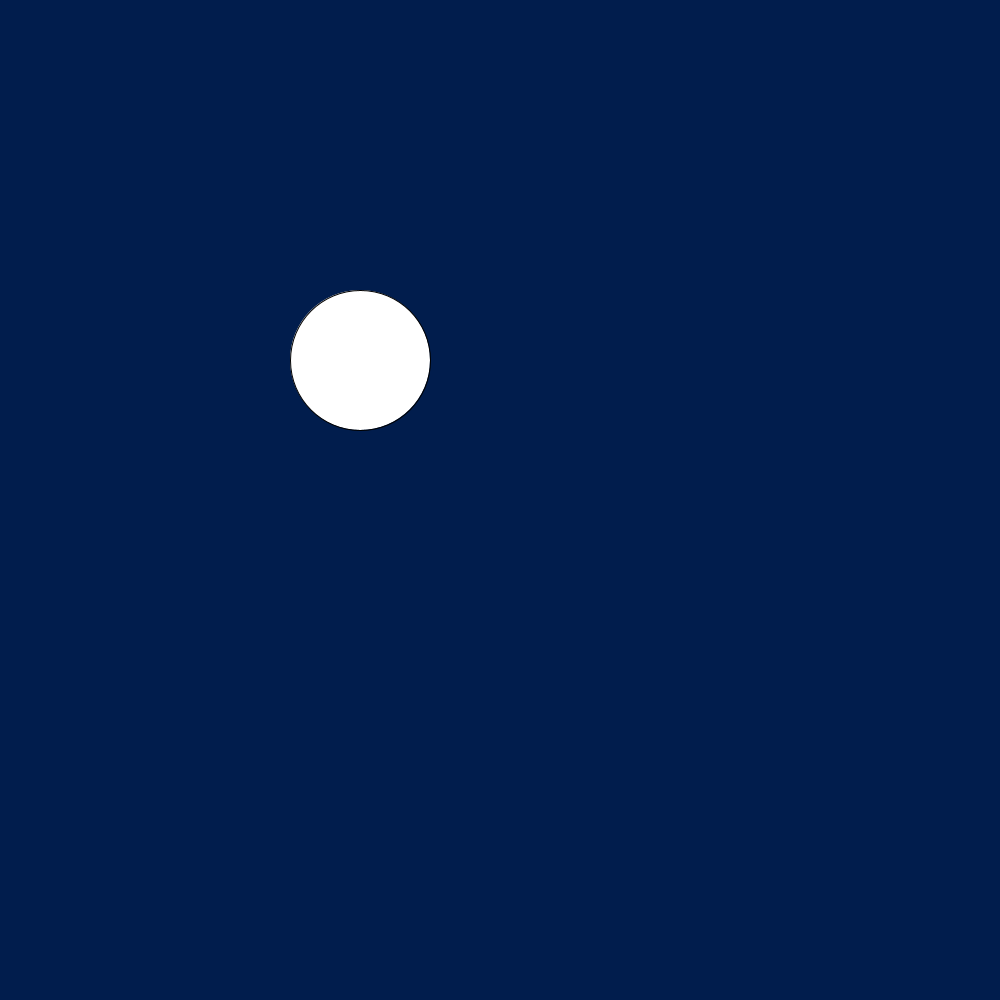
Frame 1 (no input)
Frame 60 (the mouse pressed at the canvas centre just before this capture): identical to frame 1, image omitted
Frame 120 (the mouse held since frame 60 and released just before this capture): identical to frame 1, image omitted

The Processing sketch that drew this single still picture (run headless with seeded random() and noise(); from frame 60 on, the mouse is pressed at the canvas centre):

// Processing sketch: slippery_dot
// ── slippery_dot.pde
/*** When you are done, this program will draw an ellipse 
     that jumps to new location each time you click on it.
***/
 
 // 1. Create three integer variables to represent the x, y, and the size of the ellipse
       int x=360;
       int y=360;
       int l=140;
       int w=140;
    void setup() {
      // 2. Set the size of your sketch
   background(1,29,77,100);
    size(1000,1000);
    }
    
    void draw() {
    
      // 3. Set the background color of your sketch
      background(1,29,77,100);
      // 4. Draw an ellipse using the variables created at the top of the sketch for the location and size of your ellipse. 
      //    Make sure it fits in the window. Change the variables if it does not.
    ellipse(x,y,l,w);
    
    }
    
    /******** This method gets called automatically when you press the mouse ************/
    void mousePressed() {
      //5. Create an integer variable called distance
      int distance;
      //6. The getDistanceFromMouse() method below returns a number.
      //   Set the value of your distance variable to the value returned by the getDistance method
      //   You will need to pass the x and y location of your ellipse to this method.
              distance = getDistanceFromMouse(x,y);

          
      //7.  Use an if statement to check if your distance variable is < the radius of the ellipse
      //    If it is, make a new x AND y for the ellipse, for a new random location on the window
      //    Hint: Use code like this      x = (int) random(width);
      if (distance<w/2){
       x = (int) random(width);
        y = (int) random(height);
      
      
      }
    }
    
    /********  This method gives you the number of pixels between the mouse and the x,y point ***********/
    int getDistanceFromMouse(int x, int y) {
      return (int)Math.sqrt(Math.pow((mouseX-x),2) + Math.pow((mouseY-y),2));
    }
